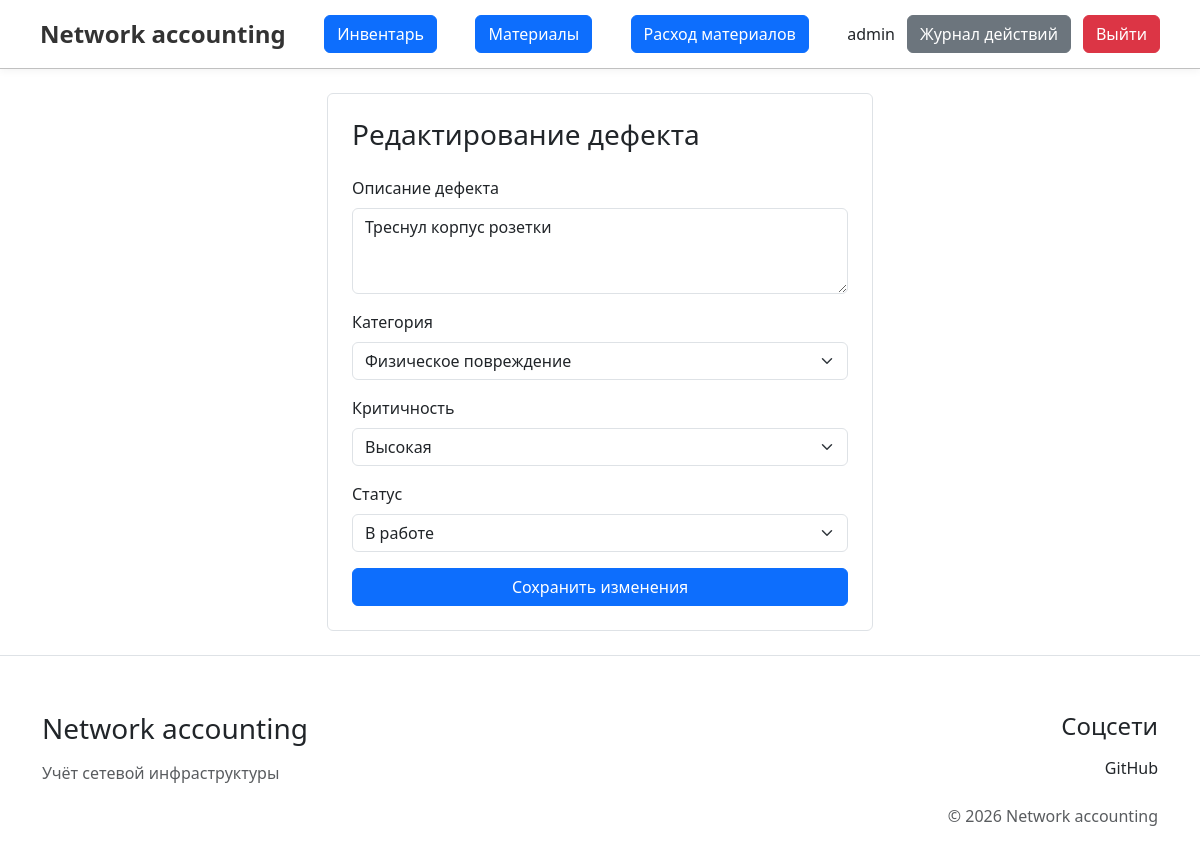
The app's page /app/view/defects/update_defects.php?id=52&point_id=73 (signed in) with its own data.
### tables this page shows
CREATE TABLE `defects` (
  `id` int(11) NOT NULL AUTO_INCREMENT,
  `point_id` int(11) NOT NULL,
  `category` int(11) NOT NULL,
  `severity` enum('high','medium','low') DEFAULT NULL,
  `description` text DEFAULT NULL,
  `status` enum('open','in_progress','closed') DEFAULT 'open',
  `created_by` int(11) DEFAULT NULL,
  `created_at` timestamp NULL DEFAULT current_timestamp(),
  `image_name` varchar(500) DEFAULT NULL,
  PRIMARY KEY (`id`),
  KEY `point_id` (`point_id`),
  KEY `created_by` (`created_by`),
  KEY `fk_defects_category` (`category`),
  CONSTRAINT `defects_ibfk_1` FOREIGN KEY (`point_id`) REFERENCES `network_points` (`id`) ON DELETE CASCADE,
  CONSTRAINT `defects_ibfk_2` FOREIGN KEY (`created_by`) REFERENCES `users` (`id`),
  CONSTRAINT `fk_defects_category` FOREIGN KEY (`category`) REFERENCES `defect_category` (`id`) ON UPDATE CASCADE
);

CREATE TABLE `defect_category` (
  `id` int(11) NOT NULL AUTO_INCREMENT,
  `name` varchar(255) NOT NULL,
  `display_name` varchar(255) NOT NULL,
  PRIMARY KEY (`id`)
);

### app/includes/functions.php (called while the page is built, shortened)
<?php
function getDefectCategories($pdo)
{
    $sql = "SELECT * FROM defect_category ORDER BY name";
    $stmt = $pdo->prepare($sql);
    $stmt->execute();
    return $stmt->fetchAll(PDO::FETCH_ASSOC);
}
?>

### app/view/defects/update_defects.php (the view, shortened to what this page needs)
<?php
require '../../includes/functions.php';
$id = $_GET['id'] ?? 0;
$sql = "SELECT d.*, dc.display_name AS category_name
        FROM defects d
        LEFT JOIN defect_category dc ON d.category = dc.id
        WHERE d.id = :id";
$stmt = $pdo->prepare($sql);
$stmt->execute([':id' => $id]);
$defect = $stmt->fetch(PDO::FETCH_ASSOC);
$categories = getDefectCategories($pdo);
?>
<?php include '../../includes/header.php'; ?>
    <div class="container py-4">
        <div class="row justify-content-center">
            <div class="col-md-6">
                <div class="card border">
                    <div class="card-body p-4">
                        <h3 class="mb-4">Редактирование дефекта</h3>
                        <form action="../../../controllers/defects/update_defect.php" method="post"
                              enctype="multipart/form-data">
                            <div class="mb-3">
                                <label class="form-label">Описание дефекта</label>
                                <textarea name="description" class="form-control" rows="3"
                                          required><?= htmlspecialchars($defect['description'] ?? ''); ?></textarea>
                            </div>
                            <div class="mb-3">
                                <label class="form-label">Категория</label>
                                <select name="category" class="form-select">
                                    <?php foreach ($categories as $cat): ?>
                                        <option value="<?= $cat['id']; ?>"
                                                <?= $cat['id'] == $defect['category'] ? 'selected' : '' ?>>
                                            <?= htmlspecialchars($cat['display_name']); ?>
                                        </option>
                                    <?php endforeach; ?>
                                </select>
                            </div>
                            <div class="mb-3">
                                <label class="form-label">Критичность</label>
                                <select name="severity" class="form-select">
                                    <option value="high" <?= $defect['severity'] == 'high' ? 'selected' : ''; ?>>
                                        Высокая
                                    </option>
                                </select>
                            </div>
                            <div class="mb-3">
                                <label class="form-label">Статус</label>
                                <select name="status" class="form-select">
                                    <option value="in_progress" <?= $defect['status'] == 'in_progress' ? 'selected' : ''; ?>>
                                        В работе
                                    </option>
                                </select>
                            </div>
                            <button type="submit" class="btn btn-primary w-100">Сохранить изменения</button>
                        </form>
                    </div>
                </div>
            </div>
        </div>
    </div>
<?php include '../../includes/footer.php'; ?>

### public/assets/css/style.css (style rules this page uses)
html, body { height: 100%; margin: 0; padding: 0; }
body { display: flex; flex-direction: column; min-height: 100vh; }

### records on screen
defects: description "Треснул корпус розетки", category "Физическое повреждение", severity "Высокая", status "В работе"

### other values on screen
$_SESSION['user_info']['login'] "admin"
